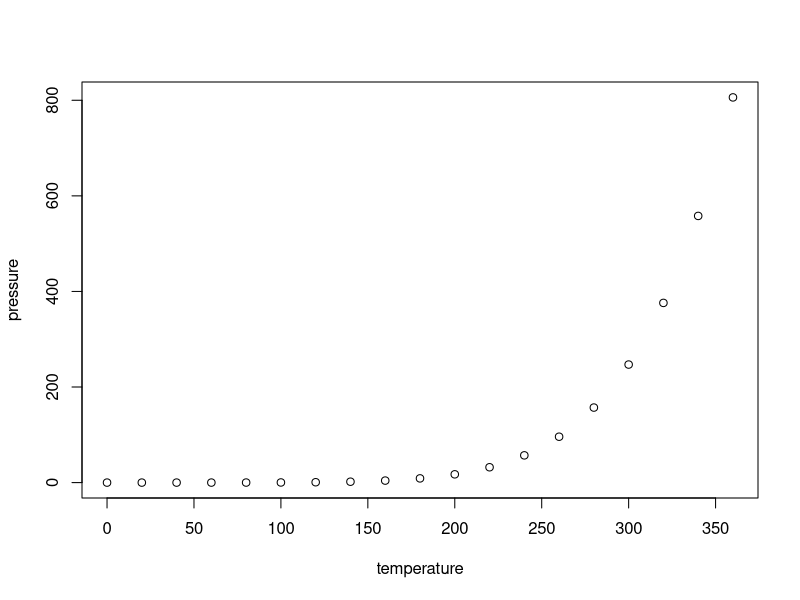
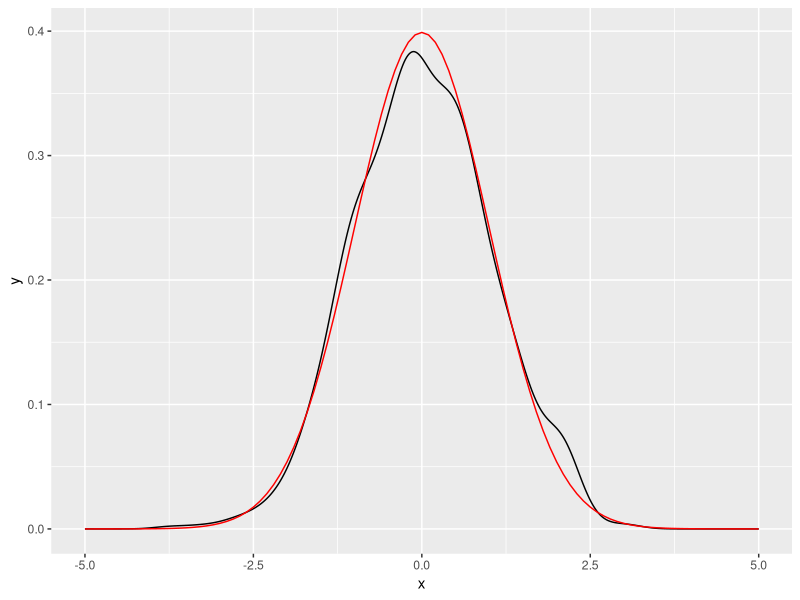

The R source for these figures, in order:
## ---- chunk 1
summary(cars)
## ---- chunk 2
plot(pressure)
## ---- chunk 3
library(ggplot2)
df <- data.frame(x = rnorm(1000))
x <- df$x
base <- ggplot(df, aes(x)) + geom_density()  + scale_x_continuous(limits = c(-5, 5))
base + stat_function(fun = dnorm, colour = "red")
